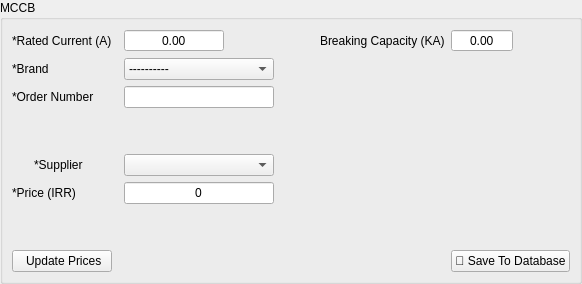
      <widget class="QWidget" name="mccb">
       <layout class="QGridLayout" name="gridLayout_15">
        <property name="leftMargin">
         <number>0</number>
        </property>
        <property name="topMargin">
         <number>0</number>
        </property>
        <property name="rightMargin">
         <number>0</number>
        </property>
        <property name="bottomMargin">
         <number>0</number>
        </property>
        <item row="0" column="0">
         <widget class="QGroupBox" name="groupBox_7">
          <property name="title">
           <string>MCCB</string>
          </property>
          <layout class="QGridLayout" name="gridLayout_13">
           <item row="8" column="3">
            <widget class="QLineEdit" name="mccb_price">
             <property name="text">
              <string>0</string>
             </property>
             <property name="alignment">
              <set>Qt::AlignCenter</set>
             </property>
            </widget>
           </item>
           <item row="9" column="5">
            <spacer name="verticalSpacer_7">
             <property name="orientation">
              <enum>Qt::Vertical</enum>
             </property>
             <property name="sizeHint" stdset="0">
              <size>
               <width>20</width>
               <height>40</height>
              </size>
             </property>
            </spacer>
           </item>
           <item row="3" column="3">
            <widget class="QComboBox" name="mccb_brand">
             <item>
              <property name="text">
               <string>----------</string>
              </property>
             </item>
             <item>
              <property name="text">
               <string>Schneider Electric</string>
              </property>
             </item>
             <item>
              <property name="text">
               <string>Siemens</string>
              </property>
             </item>
             <item>
              <property name="text">
               <string>Hyundai</string>
              </property>
             </item>
            </widget>
           </item>
           <item row="6" column="0">
            <widget class="QPushButton" name="mccb_add_supplier_btn">
             <property name="maximumSize">
              <size>
               <width>16</width>
               <height>16</height>
              </size>
             </property>
             <property name="styleSheet">
              <string notr="true">QPushButton {
    background-color: rgba(0, 0, 0, 0); /* Fully transparent background */
    border: none;                      /* Optional: remove the border */
}
QPushButton:hover {
	color: #d3dae3;
	padding: 2px;
	background-color: #F77F00;
}

QPushButton:pressed {
	color: #d3dae3;
	padding: 2px;
	background-color: #F77F00;
}
QPushButton:pressed {
	color: #d3dae3;
	padding: 2px;
	background-color: #2c2f2f;
}</string>
             </property>
             <property name="text">
              <string/>
             </property>
             <property name="icon">
              <iconset>
               <normaloff>../../assets/plus.png</normaloff>../../assets/plus.png</iconset>
             </property>
            </widget>
           </item>
           <item row="1" column="7">
            <spacer name="horizontalSpacer_4">
             <property name="orientation">
              <enum>Qt::Horizontal</enum>
             </property>
             <property name="sizeType">
              <enum>QSizePolicy::Minimum</enum>
             </property>
             <property name="sizeHint" stdset="0">
              <size>
               <width>40</width>
               <height>20</height>
              </size>
             </property>
            </spacer>
           </item>
           <item row="5" column="3">
            <spacer name="verticalSpacer_14">
             <property name="orientation">
              <enum>Qt::Vertical</enum>
             </property>
             <property name="sizeType">
              <enum>QSizePolicy::Minimum</enum>
             </property>
             <property name="sizeHint" stdset="0">
              <size>
               <width>20</width>
               <height>40</height>
              </size>
             </property>
            </spacer>
           </item>
           <item row="10" column="6" colspan="2">
            <widget class="QPushButton" name="mccb_save_btn">
             <property name="maximumSize">
              <size>
               <width>150</width>
               <height>16777215</height>
              </size>
             </property>
             <property name="text">
              <string>💾 Save To Database</string>
             </property>
            </widget>
           </item>
           <item row="1" column="6">
            <widget class="QDoubleSpinBox" name="mccb_breaking_capacity">
             <property name="minimumSize">
              <size>
               <width>62</width>
               <height>0</height>
              </size>
             </property>
             <property name="maximumSize">
              <size>
               <width>100</width>
               <height>16777215</height>
              </size>
             </property>
             <property name="alignment">
              <set>Qt::AlignCenter</set>
             </property>
             <property name="buttonSymbols">
              <enum>QAbstractSpinBox::NoButtons</enum>
             </property>
            </widget>
           </item>
           <item row="3" column="0" colspan="2">
            <widget class="QLabel" name="label_54">
             <property name="text">
              <string>*Brand</string>
             </property>
            </widget>
           </item>
           <item row="4" column="3">
            <widget class="QLineEdit" name="mccb_order_number">
             <property name="minimumSize">
              <size>
               <width>150</width>
               <height>0</height>
              </size>
             </property>
            </widget>
           </item>
           <item row="6" column="3">
            <widget class="QComboBox" name="mccb_supplier_list"/>
           </item>
           <item row="1" column="3">
            <widget class="QDoubleSpinBox" name="mccb_current">
             <property name="minimumSize">
              <size>
               <width>62</width>
               <height>0</height>
              </size>
             </property>
             <property name="maximumSize">
              <size>
               <width>100</width>
               <height>16777215</height>
              </size>
             </property>
             <property name="alignment">
              <set>Qt::AlignCenter</set>
             </property>
             <property name="buttonSymbols">
              <enum>QAbstractSpinBox::NoButtons</enum>
             </property>
            </widget>
           </item>
           <item row="10" column="0" colspan="2">
            <widget class="QPushButton" name="update_mccb_prices_btn">
             <property name="maximumSize">
              <size>
               <width>150</width>
               <height>16666</height>
              </size>
             </property>
             <property name="toolTip">
              <string/>
             </property>
             <property name="styleSheet">
              <string notr="true"/>
             </property>
             <property name="text">
              <string> Update Prices</string>
             </property>
             <property name="icon">
              <iconset>
               <normaloff>../../assets/refresh.png</normaloff>../../assets/refresh.png</iconset>
             </property>
             <property name="iconSize">
              <size>
               <width>17</width>
               <height>17</height>
              </size>
             </property>
            </widget>
           </item>
           <item row="1" column="0" colspan="2">
            <widget class="QLabel" name="label_55">
             <property name="text">
              <string>*Rated Current (A)</string>
             </property>
            </widget>
           </item>
           <item row="4" column="0" colspan="2">
            <widget class="QLabel" name="label_53">
             <property name="text">
              <string>*Order Number</string>
             </property>
            </widget>
           </item>
           <item row="6" column="1">
            <widget class="QLabel" name="label_52">
             <property name="text">
              <string>*Supplier</string>
             </property>
            </widget>
           </item>
           <item row="1" column="5">
            <widget class="QLabel" name="label_56">
             <property name="text">
              <string>Breaking Capacity (KA)</string>
             </property>
            </widget>
           </item>
           <item row="1" column="4">
            <spacer name="horizontalSpacer_14">
             <property name="orientation">
              <enum>Qt::Horizontal</enum>
             </property>
             <property name="sizeHint" stdset="0">
              <size>
               <width>40</width>
               <height>20</height>
              </size>
             </property>
            </spacer>
           </item>
           <item row="8" column="0" colspan="3">
            <widget class="QLabel" name="label_57">
             <property name="text">
              <string>*Price (IRR)</string>
             </property>
            </widget>
           </item>
          </layout>
         </widget>
        </item>
       </layout>
      </widget>
